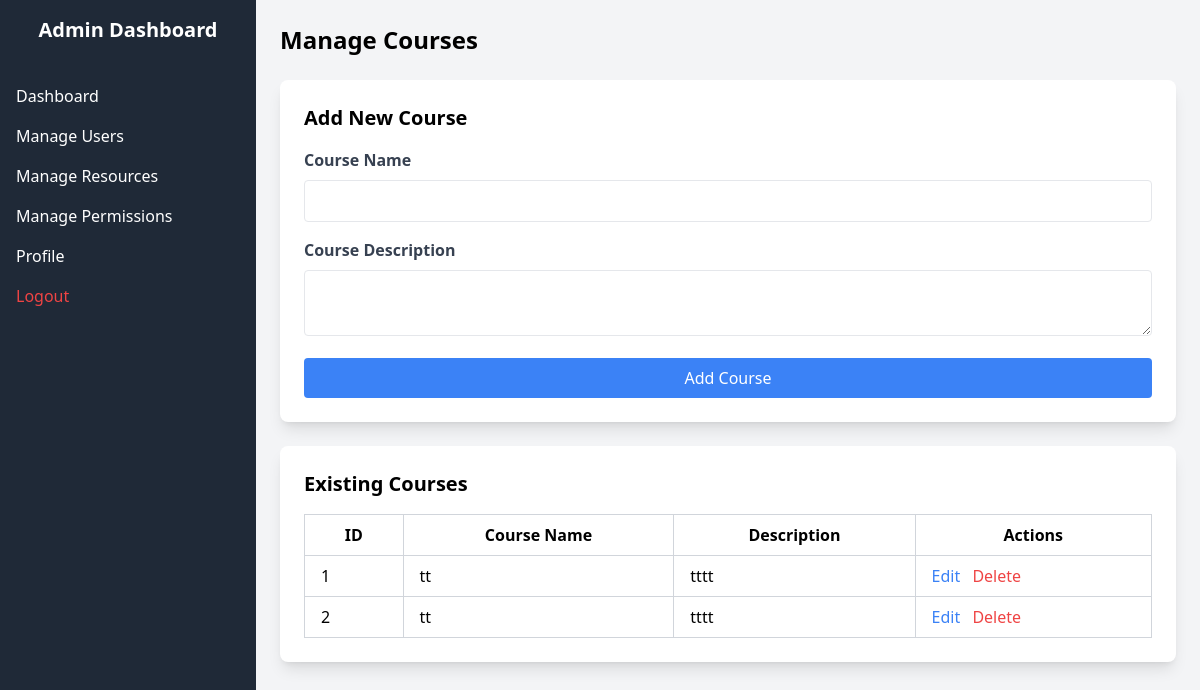
Page /pages/admin_courses.php (signed in) on the committed database.
### tables this page shows
CREATE TABLE `courses` (
  `id` int(11) NOT NULL,
  `name` varchar(255) NOT NULL,
  `description` text NOT NULL,
  `file_path` varchar(255) NOT NULL,
  `user_id` int(11) NOT NULL,
  `created_at` timestamp NOT NULL DEFAULT current_timestamp()
);

### pages/admin_courses.php (the view, shortened to what this page needs)
<?php
require '../db.php';
$sql = "SELECT * FROM courses";
$result = $conn->query($sql);
?>
<!DOCTYPE html>
<html lang="en">
<head>
    <script src="https://cdn.tailwindcss.com"></script>
</head>
<body class="bg-gray-100">
    <div class="flex">
        <div class="w-64 bg-gray-800 text-white h-screen">
            <div class="p-4 text-xl font-bold text-center">Admin Dashboard</div>
            <nav class="mt-4">
                <a href="admin_dashboard.php" class="block py-2 px-4 hover:bg-gray-700">Dashboard</a>
                <a href="admin_users.php" class="block py-2 px-4 hover:bg-gray-700">Manage Users</a>
                <a href="admin_resources.php" class="block py-2 px-4 hover:bg-gray-700">Manage Resources</a>
                <a href="admin_permissions.php" class="block py-2 px-4 hover:bg-gray-700">Manage Permissions</a>
                <a href="admin_profile.php" class="block py-2 px-4 hover:bg-gray-700">Profile</a>
                <a href="../index.php" class="block py-2 px-4 text-red-500 hover:bg-gray-700">Logout</a>
            </nav>
        </div>
        <div class="flex-1 p-6">
            <h1 class="text-2xl font-bold mb-6">Manage Courses</h1>
            <div class="bg-white p-6 rounded-lg shadow-lg mb-6">
                <h2 class="text-xl font-bold mb-4">Add New Course</h2>
                <form action="admin_courses.php" method="POST">
                    <div class="mb-4">
                        <label for="course_name" class="block text-gray-700 font-bold mb-2">Course Name</label>
                        <input type="text" id="course_name" name="course_name" class="w-full p-2 border rounded" required>
                    </div>
                    <div class="mb-4">
                        <label for="course_description" class="block text-gray-700 font-bold mb-2">Course Description</label>
                        <textarea id="course_description" name="course_description" class="w-full p-2 border rounded" required></textarea>
                    </div>
                    <button type="submit" name="add_course" class="w-full bg-blue-500 text-white p-2 rounded hover:bg-blue-600">Add Course</button>
                </form>
            </div>
            <div class="bg-white p-6 rounded-lg shadow-lg">
                <h2 class="text-xl font-bold mb-4">Existing Courses</h2>
                <table class="table-auto w-full border-collapse border border-gray-300">
                    <thead>
                        <tr>
                            <th class="border border-gray-300 px-4 py-2">ID</th>
                            <th class="border border-gray-300 px-4 py-2">Course Name</th>
                            <th class="border border-gray-300 px-4 py-2">Description</th>
                            <th class="border border-gray-300 px-4 py-2">Actions</th>
                        </tr>
                    </thead>
                    <tbody>
                        <?php while ($course = $result->fetch_assoc()): ?>
                            <tr>
                                <td class="border border-gray-300 px-4 py-2"><?php echo $course['id']; ?></td>
                                <td class="border border-gray-300 px-4 py-2"><?php echo htmlspecialchars($course['name']); ?></td>
                                <td class="border border-gray-300 px-4 py-2"><?php echo htmlspecialchars($course['description']); ?></td>
                                <td class="border border-gray-300 px-4 py-2">
                                    <a href="edit_course.php?id=<?php echo $course['id']; ?>" class="text-blue-500">Edit</a>
                                    <a href="delete_course.php?id=<?php echo $course['id']; ?>" class="text-red-500 ml-2">Delete</a>
                                </td>
                            </tr>
                        <?php endwhile; ?>
                    </tbody>
                </table>
            </div>
        </div>
    </div>
</body>
</html>

### rows in the picture
courses: id "1", name "tt", description "tttt"
courses: id "2", name "tt", description "tttt"
